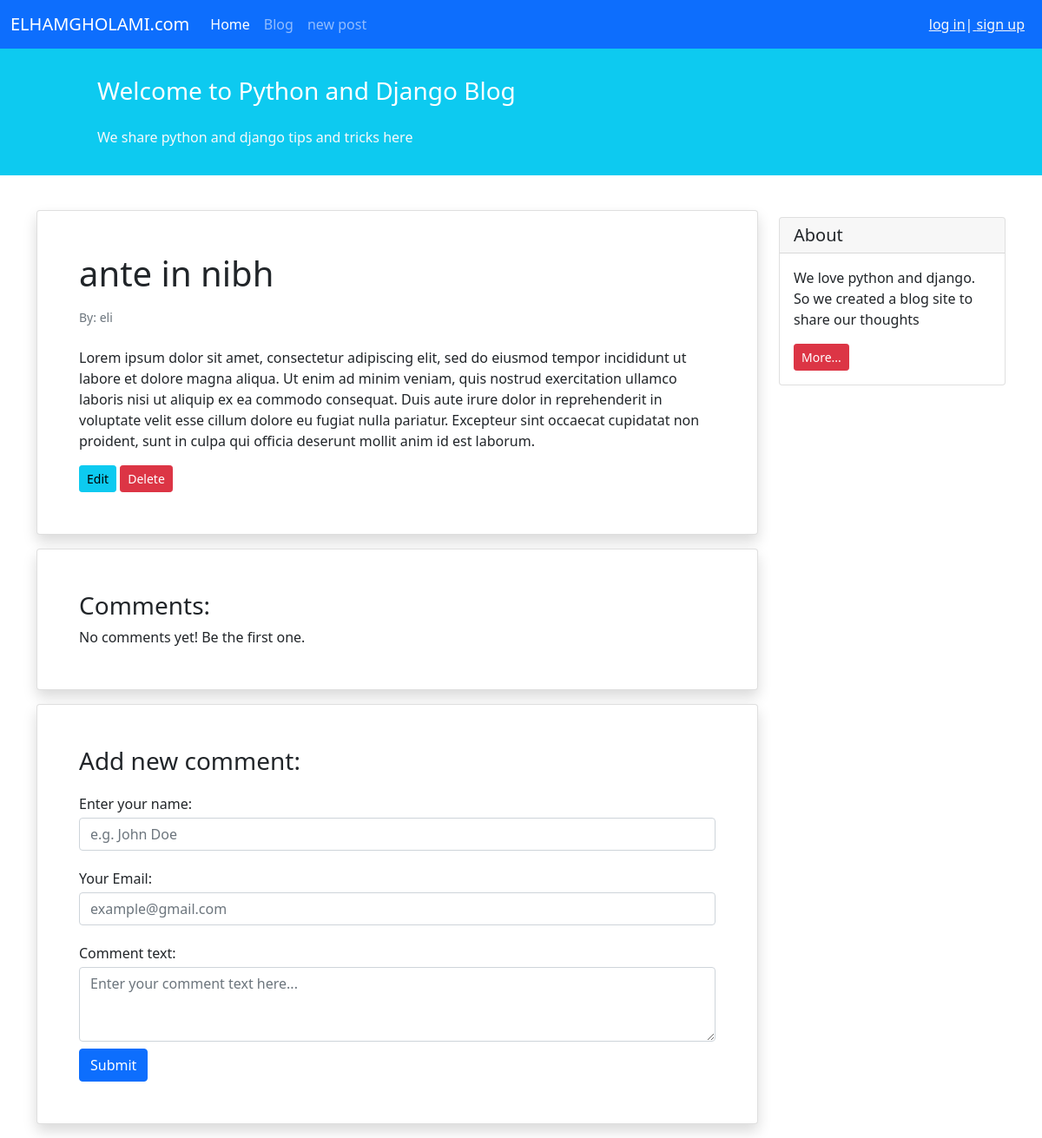
The app's page /blog/2/ with its own data.
### blog/models.py (models this page shows, shortened)
class Post(models.Model):
    STASUSE_CHOICES = (
        ('pub', 'public'),
        ('drf', 'draft'),
    )
    title = models.CharField(max_length=100)
    text = models.TextField()
    datetime_created = models.DateTimeField(auto_now_add=True)
    datetime_modified = models.DateTimeField(auto_now=True)
    status = models.CharField(choices=STASUSE_CHOICES, max_length=3)
    author = models.ForeignKey('auth.user', on_delete=models.CASCADE)

### blog/views.py (the view)
# urls.py: path('<int:pk>/', views.PostDetailView.as_view(), name='post_detail'),
class PostDetailView(generic.DetailView):
    model = Post
    template_name = 'blog/post_detail.html'
    context_object_name = 'post'

### blog/templates/blog/post_detail.html (shortened to what this page needs)
{% extends '_base.html' %}
{% block content %}
    <div class="container mt-4">
        <div class="row">
            <div class="col-9">
                <div class="card shadow my-3 p-5">
                    <h1>{{ post.title }}</h1>
                    <p class="small text-muted mt-2">By: {{ post.author }}</p>
                    <p class="mt-2">{{ post.text }}</p>
                    <div>
                        <a href="{% url 'post_update' post.id %}" class="btn btn-sm btn-info">Edit</a>
                        <a href="{% url 'post_delete' post.id %}" class="btn btn-sm btn-danger">Delete</a>
                    </div>
                </div>
                <div class="card shadow my-3 p-5">
                    <h3>Comments:</h3>
                    No comments yet! Be the first one.
                </div>
                <div class="card shadow my-3 p-5">
                    <h3>Add new comment:</h3>
                    <form method="POST">
                        <div class="form-group py-2">
                            <label class="py-1" for="author_name">Enter your name:</label>
                            <input type="text" class="form-control" placeholder="e.g. John Doe" name="author_name">
                        </div>
                        <div class="form-group py-2">
                            <label class="py-1" for="email">Your Email:</label>
                            <input type="email" class="form-control" placeholder="example@gmail.com" name="email">
                        </div>
                        <div class="form-group py-2">
                            <label class="py-1" for="comment_text">Comment text:</label>
                            <textarea class="form-control" name="text" rows="3"
                                      placeholder="Enter your comment text here..."></textarea>
                        </div>
                        <button type="submit" class="btn btn-primary">Submit</button>
                    </form>
                </div>
            </div>
            <div class="col-3">
                <div class="card my-4">
                    <h5 class="card-header">About</h5>
                    <div class="card-body">
                        <p class="card-text">We love python and django. So we created a blog site to share our
                            thoughts</p>
                        <a href="#"
                           class="btn btn-sm btn-danger">
                            More...
                        </a>
                    </div>
                </div>
            </div>
        </div>
    </div>
{% endblock content %}

### records on screen
Post: title "ante in nibh", author "eli", text "Lorem ipsum dolor sit amet, consectetur adipiscing elit, sed do eiusmod tempor incididunt ut labore et dolore magna aliqua. Ut enim ad minim veniam, quis nostrud exercitation ullamco laboris nisi ut aliquip ex ea commodo consequat. Duis aute irure dolor in reprehenderit in voluptate velit esse cillum dolore eu fugiat nulla pariatur. Excepteur sint occaecat cupidatat non proident, sunt in culpa qui officia deserunt mollit anim id est laborum."
